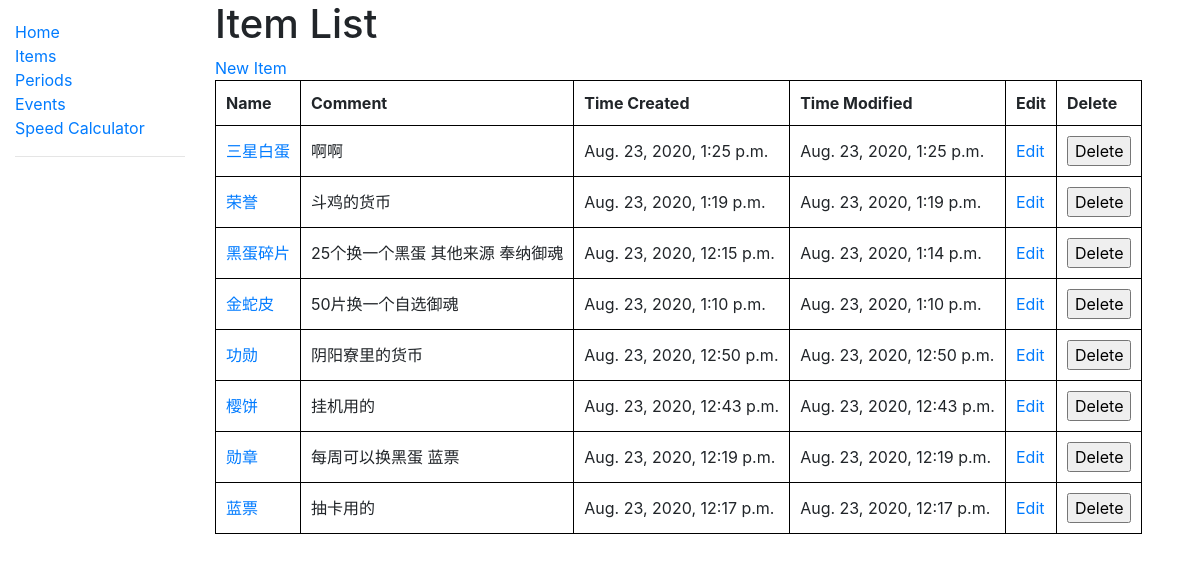
Before: /items/ with the older database file.
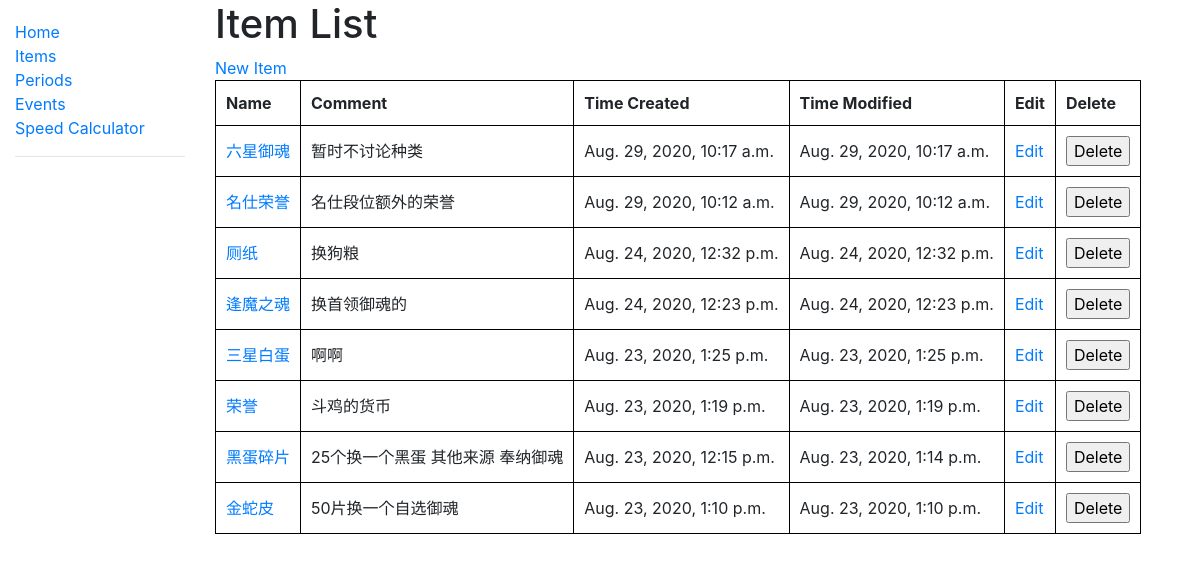
After: the same page with the newer database file.
### income_calculator/models.py (models this page shows)
class BasicModel(models.Model):
    id = models.AutoField(primary_key=True)
    display_name = models.CharField(max_length=50)  # The display name of the object
    comment = models.TextField(null=True)  # a short description of the object
    time_created = models.PositiveIntegerField()
    time_modified = models.PositiveIntegerField()
    deleted = models.BooleanField()
    def __str__(self):
        return self.display_name
    @property
    def time_created_string(self):
        return datetime.fromtimestamp(self.time_created)
    @property
    def time_modified_string(self):
        return datetime.fromtimestamp(self.time_modified)

class Item(BasicModel):
    pass

class BasicModel(models.Model):
    id = models.AutoField(primary_key=True)
    display_name = models.CharField(max_length=50)  # The display name of the object
    comment = models.TextField(null=True)  # a short description of the object
    time_created = models.PositiveIntegerField()
    time_modified = models.PositiveIntegerField()
    deleted = models.BooleanField()
    def __str__(self):
        return self.display_name
    @property
    def time_created_string(self):
        return datetime.fromtimestamp(self.time_created)
    @property
    def time_modified_string(self):
        return datetime.fromtimestamp(self.time_modified)

### income_calculator/views.py (the view)
# urls.py: path('items/', views.ItemListView.as_view(), name='items'),
class ItemListView(generic.ListView):
    model = Item
    paginate_by = 8
    def get_queryset(self):
        items = db_accessor.get_active_items()
        if items:
            return items.order_by('-time_modified')
        return items

### income_calculator/db_accessor.py (called while the page is built)
def get_items(**kwargs):
    return Item.objects.filter(**kwargs)

def get_active_items():
    return get_items(deleted=False)

### income_calculator/templates/income_calculator/item_list.html (shortened to what this page needs)
{% extends "base_generic.html" %}
{% block content %}
  <h1>Item List</h1>
<a href="{% url 'new_item'%}">New Item</a>
  {% if item_list %}
    <table>
      <tr>
        <th>Name</th>
        <th>Comment</th>
        <th>Time Created</th>
        <th>Time Modified</th>
        <th>Edit</th>
        <th>Delete</th>
      </tr>
      {% for item in item_list %}
        <tr>
          <td><a href="{% url 'item_detail' item.id %}">{{ item.display_name }}</a></td>
          <td>{{ item.comment }}</td>
          <td>{{ item.time_created_string }}</td>
          <td>{{ item.time_modified_string }}</td>
          <td><a href="{% url 'item_edit' item.id %}">Edit</a></td>
          <td>
          <form action="{% url 'item_delete' %}" method="post" onsubmit="return confirm('Do you really want to delete {{ item }}?')">
            <input type="submit" value="Delete">
          </form>
          </td>
        </tr>
      {% endfor %}
    </table>
  {% else %}
    <p>There are no items.</p>
  {% endif %}
{% endblock %}

Changed rows visible on the page:
no longer on this page (row unchanged): Item: display_name "功勋", comment "阴阳寮里的货币", time_created_string "Aug. 23, 2020, 12:50 p.m.", time_modified_string "Aug. 23, 2020, 12:50 p.m."
no longer on this page (row unchanged): Item: display_name "樱饼", comment "挂机用的", time_created_string "Aug. 23, 2020, 12:43 p.m.", time_modified_string "Aug. 23, 2020, 12:43 p.m."
no longer on this page (row unchanged): Item: display_name "勋章", comment "每周可以换黑蛋 蓝票", time_created_string "Aug. 23, 2020, 12:19 p.m.", time_modified_string "Aug. 23, 2020, 12:19 p.m."
no longer on this page (row unchanged): Item: display_name "蓝票", comment "抽卡用的", time_created_string "Aug. 23, 2020, 12:17 p.m.", time_modified_string "Aug. 23, 2020, 12:17 p.m."
added Item: display_name "六星御魂", comment "暂时不讨论种类", time_created_string "Aug. 29, 2020, 10:17 a.m.", time_modified_string "Aug. 29, 2020, 10:17 a.m."
added Item: display_name "名仕荣誉", comment "名仕段位额外的荣誉", time_created_string "Aug. 29, 2020, 10:12 a.m.", time_modified_string "Aug. 29, 2020, 10:12 a.m."
added Item: display_name "厕纸", comment "换狗粮", time_created_string "Aug. 24, 2020, 12:32 p.m.", time_modified_string "Aug. 24, 2020, 12:32 p.m."
added Item: display_name "逢魔之魂", comment "换首领御魂的", time_created_string "Aug. 24, 2020, 12:23 p.m.", time_modified_string "Aug. 24, 2020, 12:23 p.m."
